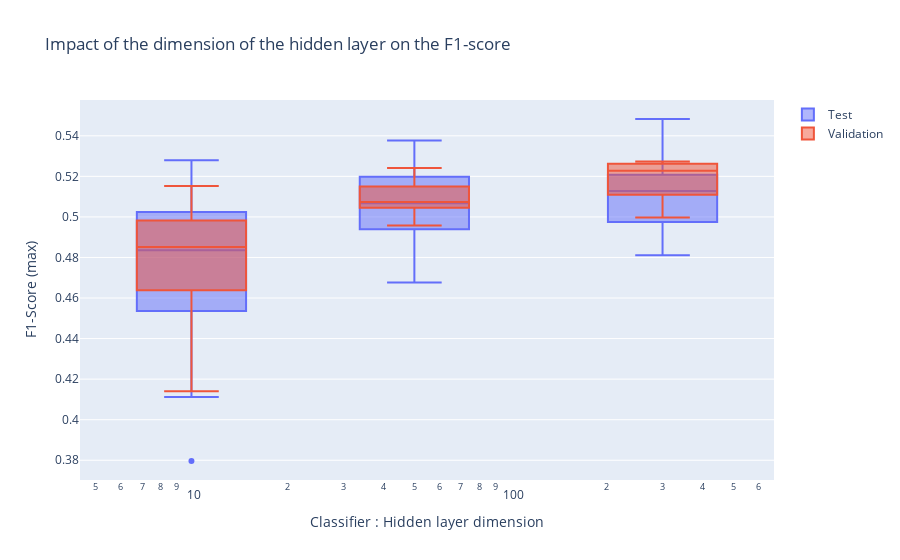

This figure's notebook cell:
### Markdown cell above
### Hidden layer dimension (Needs additional values)

### Code cell
fig = go.Figure(layout = {
   "xaxis":{
       "domain" : [0,1],
       "type" : "log",
        # "categoryorder" : "median ascending",
       "title" : "Classifier : Hidden layer dimension"
    },
   "yaxis":{"title" : "F1-Score (max)"},
   "title" : {"text" : "Impact of the dimension of the hidden layer on the F1-score"},
})
fig.add_trace( go.Box(
                x = results["classifier_hiddenlayer_dim"], 
                y = results["test_f1_max"],
                xaxis='x',
                name = "Test"
))
fig.add_trace( go.Box(
                x = results["classifier_hiddenlayer_dim"], 
                y = results["valid_f1_max"],
                xaxis='x',
                name = "Validation"
))

# fig.add_trace( go.Box(
#                 x = results["model_train_classifier_learning_rate"], 
#                 y = results["train_f1_max"],
#                 xaxis='x',
#                 name = "Train"
# ))
fig

### Figure 1 — Plotly figure (JSON) as saved in the notebook; plotly's stock layout.template omitted (floating-point values rounded to 4 significant figures)
{"data": [{"name": "Test", "type": "box", "x": [300, 50, 10, 50, 10, 10, 10, 300, 300, 10, 10, 300, 10, 50, 300, 300, 300, 10, 300, 10, 50, 300, 10, 50, 10, 50, 10, 10, 10, 10, 300, 300, 50, 300, 10, 10, 10, 50, 50, 10, 300, 300, 10, 300, 300, 50, 10, 50, 10, 50], "xaxis": "x", "y": [0.4893, 0.4833, 0.474, 0.4927, 0.4863, 0.5093, 0.481, 0.5096, 0.5025, 0.4848, 0.4846, 0.5212, 0.3796, 0.4995, 0.5212, 0.4945, 0.5003, 0.4155, 0.516, 0.522, 0.4676, 0.4884, 0.4759, 0.5141, 0.4899, 0.5331, 0.5116, 0.4436, 0.4884, 0.4782, 0.5483, 0.5101, 0.5058, 0.516, 0.4535, 0.5279, 0.4825, 0.5256, 0.5377, 0.5025, 0.5154, 0.5205, 0.5159, 0.4812, 0.5258, 0.5122, 0.4112, 0.495, 0.4342, 0.5078]}, {"name": "Validation", "type": "box", "x": [300, 50, 10, 50, 10, 10, 10, 300, 300, 10, 10, 300, 10, 50, 300, 300, 300, 10, 300, 10, 50, 300, 10, 50, 10, 50, 10, 10, 10, 10, 300, 300, 50, 300, 10, 10, 10, 50, 50, 10, 300, 300, 10, 300, 300, 50, 10, 50, 10, 50], "xaxis": "x", "y": [0.5055, 0.505, 0.5107, 0.5175, 0.4967, 0.4825, 0.4878, 0.5271, 0.5116, 0.4899, 0.5152, 0.5243, 0.414, 0.504, 0.5268, 0.5256, 0.522, 0.4618, 0.5256, 0.4683, 0.5079, 0.5061, 0.4638, 0.5241, 0.4942, 0.5068, 0.5025, 0.461, 0.4767, 0.5064, 0.5273, 0.4997, 0.5064, 0.5235, 0.4669, 0.4922, 0.4706, 0.4957, 0.4997, 0.4982, 0.5103, 0.5146, 0.5058, 0.5271, 0.5185, 0.5124, 0.4272, 0.5126, 0.4535, 0.5192]}], "layout": {"title": {"text": "Impact of the dimension of the hidden layer on the F1-score"}, "xaxis": {"domain": [0, 1], "title": {"text": "Classifier : Hidden layer dimension"}, "type": "log"}, "yaxis": {"title": {"text": "F1-Score (max)"}}}}
